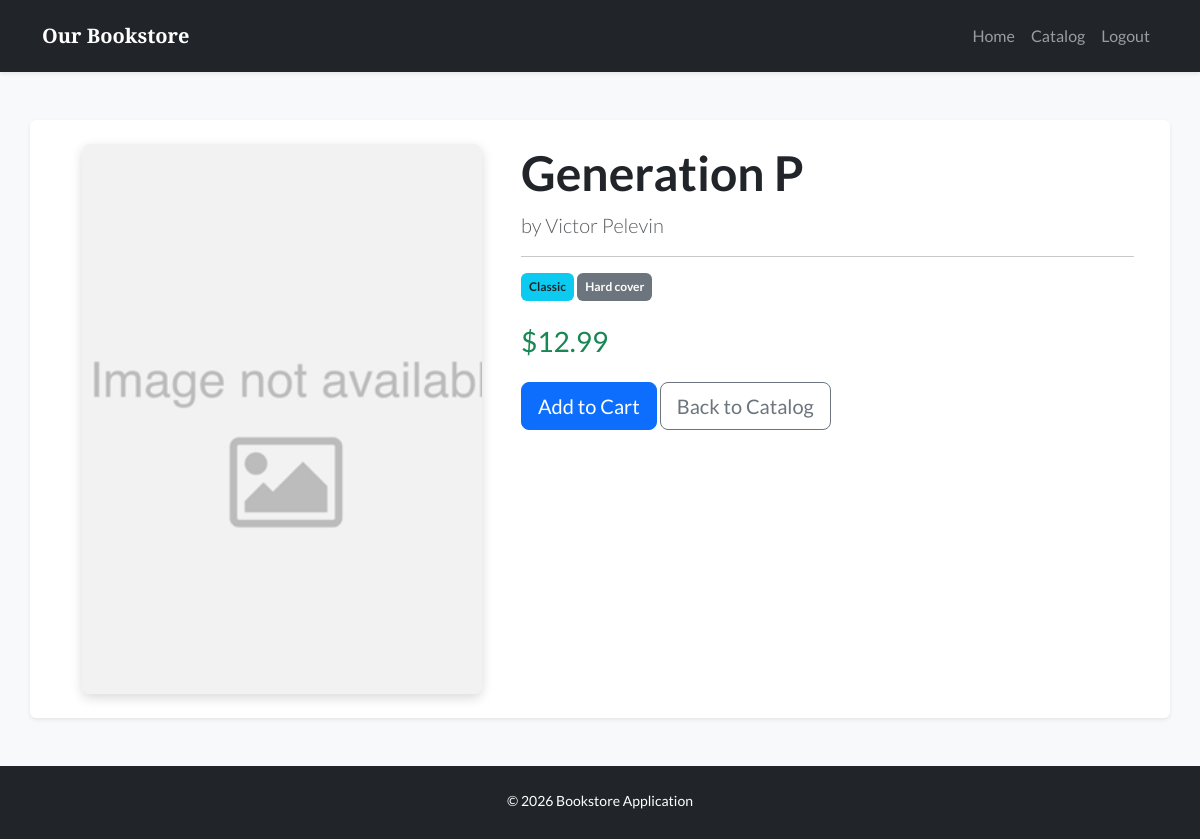
/books/detail/1/ (signed in), run on the app's committed database.
### books/models.py (models this page shows, shortened)
class Book(models.Model):
    title = models.CharField(max_length=128, null=False, blank=False)
    author = models.CharField(max_length=128, null=False, blank=False)
    genre = models.CharField(max_length=16, choices=genre_choices, default='classic', null=False, blank=False)
    book_type = models.CharField(max_length=16, choices=book_type_choices, default='hardcover', null=False, blank=False)
    price = models.DecimalField(max_digits=10, decimal_places=2, help_text='in US dollars $')           # Allows to add a tooltip
    pic = models.ImageField(upload_to='books', default='no_image.png')                                  # Book's cover image

### books/views.py (the view)
# urls.py: path('detail/<int:pk>/', BookDetailView.as_view(), name='detail'),  # URL pattern for book details, using primary key (pk)
class BookDetailView(LoginRequiredMixin,DetailView):      # class-based view to display details of a single book
    model = Book                            # specify the model to use for this view
    template_name = 'books/detail.html'     # specify the template to render
    context_object_name = 'book'            # specify the context variable name to use in the template

### books/templates/books/detail.html (shortened to what this page needs)
{% extends "base.html" %}
{% block content %}
<div class="container py-5">
    <div class="row bg-white p-4 rounded shadow-sm">
        <div class="col-md-5 text-center mb-4 mb-md-0">
            <img src="{{ book.pic.url }}" class="detail-img" alt="{{ book.title }}">
        </div>
        <div class="col-md-7">
            <h2 class="display-5 fw-bold">{{ book.title }}</h2>
            <p class="lead text-muted">by {{ book.author }}</p>
            <hr>
            <div class="mb-3">
                <span class="badge bg-info text-dark p-2">{{ book.get_genre_display }}</span>
                <span class="badge bg-secondary p-2">{{ book.get_book_type_display }}</span>
            </div>
            <h3 class="text-success my-4">${{ book.price }}</h3>
            <div class="d-grid gap-2 d-md-block">
                <button class="btn btn-primary btn-lg" type="button">Add to Cart</button>
                <a href="{% url 'books:list' %}" class="btn btn-outline-secondary btn-lg">Back to Catalog</a>
            </div>
        </div>
    </div>
</div>
{% endblock %}

### templates/base.html (style rules this page uses)
body { font-family: 'Lato', sans-serif; background-color: #f8f9fa; min-height: 100vh; display: flex; flex-direction: column; }

### books/templates/books/detail.html (style rules this page uses)
.detail-img { width: 100%; max-width: 400px; height: 550px; object-fit: cover; border-radius: 8px; box-shadow: 0 4px 12px rgba(0,0,0,0.15); }

### data on the page
Book: pic (placeholder picture), title "Generation P", author "Victor Pelevin", genre "Classic", book_type "Hard cover", price "12.99"
